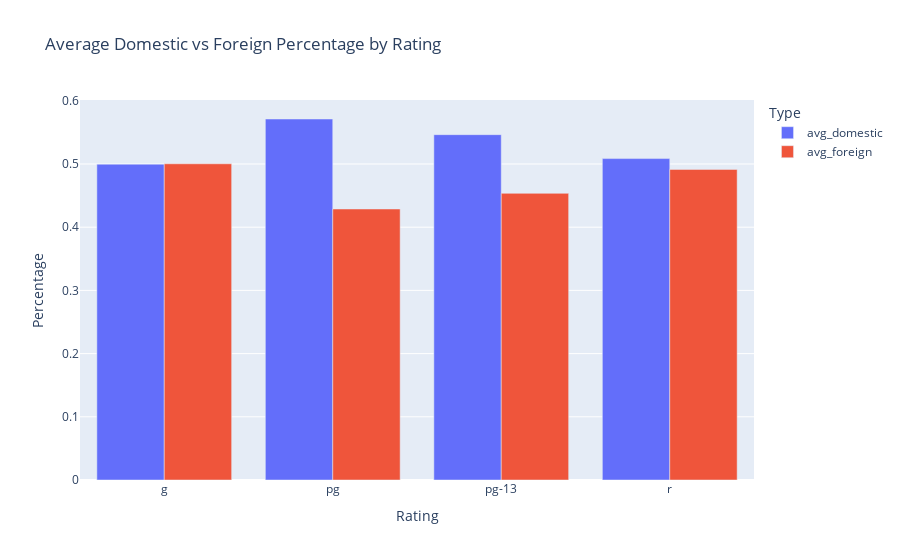

Source (notebook cell):
### Code cell
import plotly.express as px

# Calculate the average domestic and foreign percentage per rating
avg_perc_by_rating = final_df.groupby("Rating").agg(
    avg_domestic=("Domestic_Percentage", "mean"),
    avg_foreign=("Foreign_Percentage", "mean")
).reset_index()

# Create a grouped bar chart
fig = px.bar(
    avg_perc_by_rating,
    x="Rating",
    y=["avg_domestic", "avg_foreign"],
    barmode="group",
    title="Average Domestic vs Foreign Percentage by Rating",
    labels={"value": "Percentage", "Rating": "Rating", "variable": "Type"}
)

fig.show()

### Figure 1 — Plotly figure (JSON) as saved in the notebook; plotly's stock layout.template omitted (floating-point values rounded to 4 significant figures)
{"data": [{"alignmentgroup": "True", "hovertemplate": "Type=avg_domestic<br>Rating=%{x}<br>Percentage=%{y}<extra></extra>", "legendgroup": "avg_domestic", "marker": {"color": "#636efa", "pattern": {"shape": ""}}, "name": "avg_domestic", "offsetgroup": "avg_domestic", "orientation": "v", "showlegend": true, "textposition": "auto", "type": "bar", "x": ["g", "pg", "pg-13", "r"], "xaxis": "x", "y": [0.4997, 0.5712, 0.5464, 0.5085], "yaxis": "y"}, {"alignmentgroup": "True", "hovertemplate": "Type=avg_foreign<br>Rating=%{x}<br>Percentage=%{y}<extra></extra>", "legendgroup": "avg_foreign", "marker": {"color": "#EF553B", "pattern": {"shape": ""}}, "name": "avg_foreign", "offsetgroup": "avg_foreign", "orientation": "v", "showlegend": true, "textposition": "auto", "type": "bar", "x": ["g", "pg", "pg-13", "r"], "xaxis": "x", "y": [0.5003, 0.4288, 0.4536, 0.4915], "yaxis": "y"}], "layout": {"barmode": "group", "legend": {"title": {"text": "Type"}, "tracegroupgap": 0}, "title": {"text": "Average Domestic vs Foreign Percentage by Rating"}, "xaxis": {"anchor": "y", "domain": [0, 1], "title": {"text": "Rating"}}, "yaxis": {"anchor": "x", "domain": [0, 1], "title": {"text": "Percentage"}}}}
